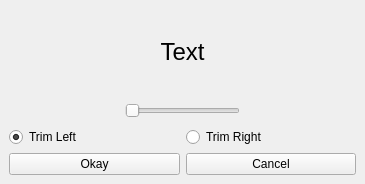
<?xml version="1.0" encoding="UTF-8"?>
<ui version="4.0">
 <class>trimWindow</class>
 <widget class="QMainWindow" name="trimWindow">
  <property name="windowModality">
   <enum>Qt::ApplicationModal</enum>
  </property>
  <property name="geometry">
   <rect>
    <x>0</x>
    <y>0</y>
    <width>365</width>
    <height>184</height>
   </rect>
  </property>
  <property name="sizePolicy">
   <sizepolicy hsizetype="Fixed" vsizetype="Fixed">
    <horstretch>0</horstretch>
    <verstretch>0</verstretch>
   </sizepolicy>
  </property>
  <property name="minimumSize">
   <size>
    <width>365</width>
    <height>184</height>
   </size>
  </property>
  <property name="maximumSize">
   <size>
    <width>365</width>
    <height>184</height>
   </size>
  </property>
  <property name="windowTitle">
   <string>Trim data</string>
  </property>
  <widget class="QWidget" name="centralwidget">
   <layout class="QVBoxLayout" name="verticalLayout">
    <item>
     <layout class="QHBoxLayout" name="horizontalLayout">
      <item>
       <widget class="QLabel" name="label">
        <property name="font">
         <font>
          <pointsize>18</pointsize>
         </font>
        </property>
        <property name="text">
         <string>Text</string>
        </property>
        <property name="textFormat">
         <enum>Qt::RichText</enum>
        </property>
        <property name="alignment">
         <set>Qt::AlignCenter</set>
        </property>
       </widget>
      </item>
     </layout>
    </item>
    <item>
     <layout class="QHBoxLayout" name="horizontalLayout_2">
      <item>
       <spacer name="horizontalSpacer">
        <property name="orientation">
         <enum>Qt::Horizontal</enum>
        </property>
        <property name="sizeHint" stdset="0">
         <size>
          <width>40</width>
          <height>20</height>
         </size>
        </property>
       </spacer>
      </item>
      <item>
       <widget class="QSlider" name="horizontalSlider">
        <property name="orientation">
         <enum>Qt::Horizontal</enum>
        </property>
       </widget>
      </item>
      <item>
       <spacer name="horizontalSpacer_2">
        <property name="orientation">
         <enum>Qt::Horizontal</enum>
        </property>
        <property name="sizeHint" stdset="0">
         <size>
          <width>40</width>
          <height>20</height>
         </size>
        </property>
       </spacer>
      </item>
     </layout>
    </item>
    <item>
     <layout class="QHBoxLayout" name="horizontalLayout_3">
      <item>
       <widget class="QRadioButton" name="radioLeft">
        <property name="text">
         <string>Trim Left</string>
        </property>
        <property name="checked">
         <bool>true</bool>
        </property>
       </widget>
      </item>
      <item>
       <widget class="QRadioButton" name="radioRight">
        <property name="text">
         <string>Trim Right</string>
        </property>
       </widget>
      </item>
     </layout>
    </item>
    <item>
     <layout class="QHBoxLayout" name="horizontalLayout_4">
      <item>
       <widget class="QPushButton" name="btnOkay">
        <property name="text">
         <string>Okay</string>
        </property>
       </widget>
      </item>
      <item>
       <widget class="QPushButton" name="btnCancel">
        <property name="text">
         <string>Cancel</string>
        </property>
       </widget>
      </item>
     </layout>
    </item>
   </layout>
  </widget>
 </widget>
 <resources/>
 <connections/>
</ui>
